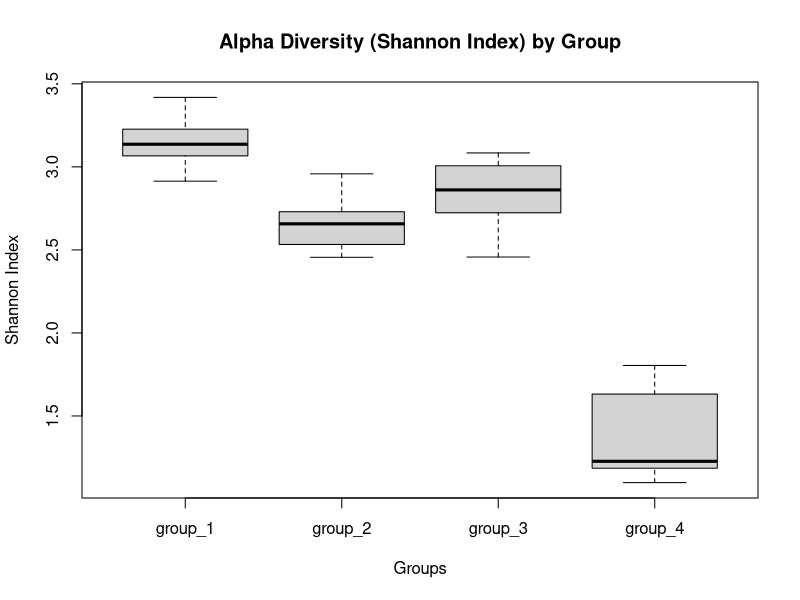
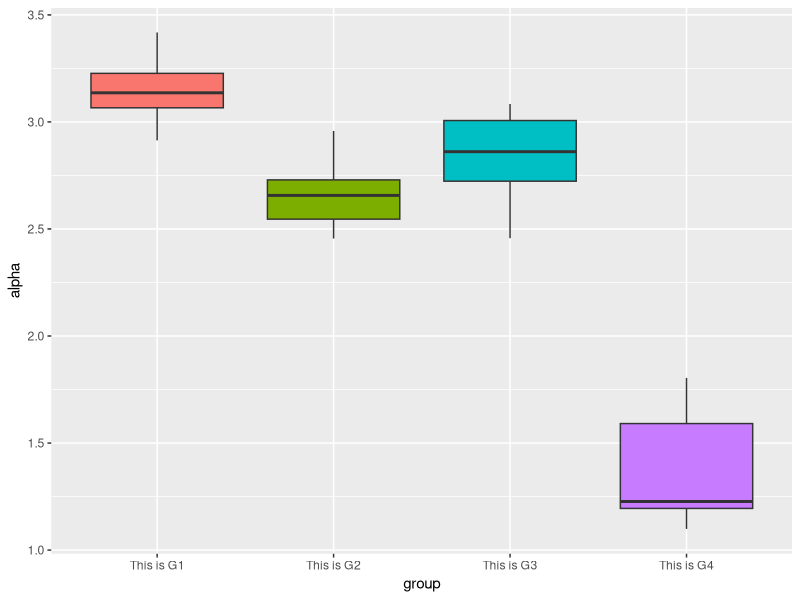
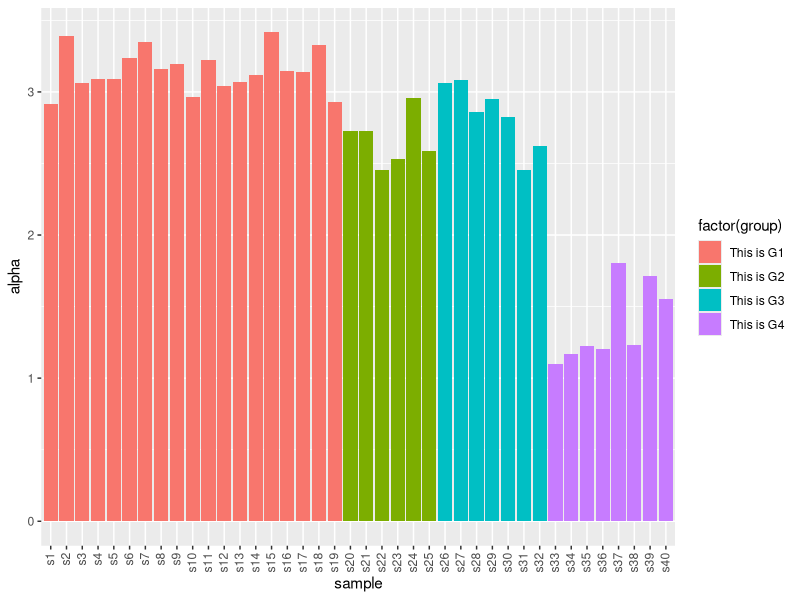
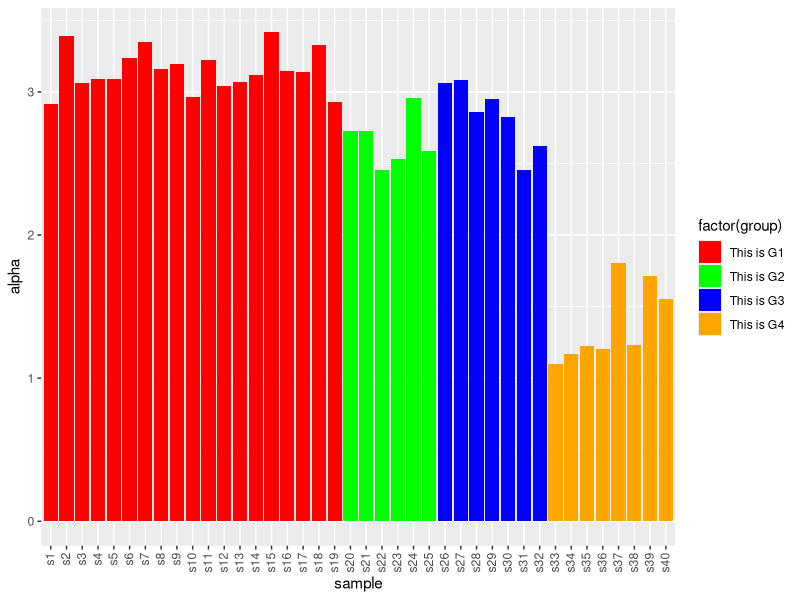
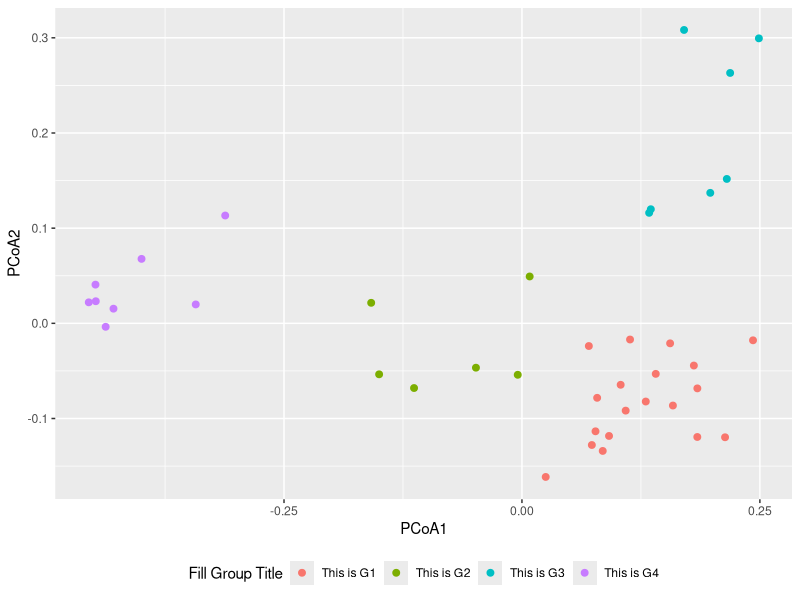

These figures' R source, in order:
# load needed libraries
library(vegan)
library(ggplot2)
library(reshape2)

########################
#setwd("path/to/data")

# load test data
species.table <- read.delim("microbiome_test_data_species.tsv", sep="\t", header=T, row.names = 1)
# get the groups from the first row, and covert it to a simple list (called a vector)
groups <- as.vector(unlist(species.table[1,]))

# remove the first row to get the table and convert to a matrix
# remove row 1
tmp.matrix <- species.table[-1,]
# Convert data to numberic types
species.counts <- apply(as.matrix.noquote(tmp.matrix),2,as.numeric)
# reset the correct column and row names
rownames(species.counts) <- rownames(tmp.matrix)
colnames(species.counts) <- colnames(tmp.matrix)

# optional filtering
species.filtered <- species.counts
species.filtered[species.filtered < 2000 ] <- 0
# remove zero rows
rsums <- rowSums(species.filtered)
species.filtered <- species.filtered[-(which(rsums == 0)),]
species.counts <- species.filtered

# calculate relative abundance (vegan's decostand). This transposes the data.
species.relab <- decostand(t(species.counts), "total")


#################
# Alpha Diversity
#################
alpha.diversity <- diversity(species.relab, "shannon")
alpha.div.table <- data.frame(sample=rownames(species.relab),
                              alpha=alpha.diversity,
                              group=groups)

# Normal R Boxplot alpha diversity by group
boxplot(alpha.diversity ~ groups,
        xlab="Groups",
        ylab="Shannon Index",
        main="Alpha Diversity (Shannon Index) by Group")

# ggplot2 boxplot for alpha diversity
ggplot(alpha.div.table,
       aes(x=group, y=alpha, fill=group)) +
  # set labels for the plot
  labs(list(title = "Alpha Diversity (Shannon Index) by Group",
            x = "Groups",
            y = "Shannon Index",
            fill="Fill Legend Title")) +
  # use a bar plot
  geom_boxplot() +
  # Manually set colors here
  scale_fill_discrete(breaks = c("group_1", "group_2", "group_3", "group_4"),
                      labels = c("This is G1", "This is G2", "This is G3", "This is G4")) +
  # Manaully edit X axis labels
  scale_x_discrete(breaks = c("group_1", "group_2", "group_3", "group_4"),
                   labels = c("This is G1", "This is G2", "This is G3", "This is G4")) +
  # Rotate the x-axis sample labels, center the plot title
  theme(plot.title = element_text(hjust = 0.5),
        legend.position="none") # hide legend, legend is not necessary for this plot

# change sample order
# ggplot2 will order samples base on their order in the 'levels' of a 'factor'
# This command sets the order of sample to be the same as their normal order
alpha.div.table <- within(alpha.div.table,
                          sample <- factor(sample, 
                                    levels=sample))

# Plot alpha diversity for each sample
ggplot(alpha.div.table,
       aes(x=sample, y=alpha)) +
  # set labels for the plot
  labs(list(title = "Alpha Diversity (Shannon Index) by Group",
            x = "Samples",
            y = "Shannon Index",
            fill="Fill Legend Title")) +
  # use a bar plot
  geom_bar(aes(x=sample, fill=factor(group)), stat="identity") +
  # set the group name labels, replace these with your group labels.
  scale_fill_discrete(breaks = c("group_1", "group_2", "group_3", "group_4"),
                     labels = c("This is G1", "This is G2", "This is G3", "This is G4")) +
  # Rotate the x-axis sample labels, center the plot title
  theme(axis.text.x = element_text(angle = 90, hjust=1, vjust=0.40),
        plot.title = element_text(hjust = 0.5))

# Plot alpha diversity for each sample, with manually set colors.
ggplot(alpha.div.table,
       aes(x=sample, y=alpha)) +
  # set labels for the plot
  labs(list(title = "Alpha Diversity (Shannon Index) by Group",
            x = "Samples",
            y = "Shannon Index",
            fill="Fill Legend Title")) +
  # use a bar plot
  geom_bar(aes(x=sample, fill=factor(group)), stat="identity") +
  # Manually set colors here, replace breaks with your group labels.
  scale_fill_manual(values = c("red", "green", "blue", "orange"),
                    breaks = c("group_1", "group_2", "group_3", "group_4"),
                    labels = c("This is G1", "This is G2", "This is G3", "This is G4")) +
  # Rotate the x-axis sample labels, center the plot title
  theme(axis.text.x = element_text(angle = 90, hjust=1, vjust=0.40),
        plot.title = element_text(hjust = 0.5))


###############################
# Beta diversity and ordination
###############################
# calculate the Bray-Curtis distance (beta-diversity), using vegandist
bray.distance <- vegdist(species.relab, "bray")
# calculate the mutlidimentional scaling (mds) associated with Bray-Curtis distance
mds.bray <- cmdscale(bray.distance, 3, eig=TRUE)

# Plot or PCoA for Bray-Curtis beta-diversity
# create a data.frame for the PCoA data that ggplot2 will like
df = data.frame(PCoA1=mds.bray$points[,1], PCoA2=mds.bray$points[,2], group=groups)
ggplot(data=df, 
       aes(x=PCoA1,
           y=PCoA2,
           color=group)) + 
  geom_point(size=2) +
  labs(list(title = "PCoA of Relative abundance (Bray-Curtis Distance)",
            x = "PCo1",
            y = "PCo2")) +
  scale_color_discrete(name="Fill Group Title",
                       breaks = c("group_1", "group_2", "group_3", "group_4"),
                      labels = c("This is G1", "This is G2", "This is G3", "This is G4")) +
  theme(legend.position = 'bottom', plot.title = element_text(hjust = 0.5))

# PERMANOVA, Test for location effects (mean) of the groups (adonis function in vegan)
permanova.mod <- adonis(bray.distance ~ groups, perm=20000)
print(permanova.mod)

# Test for differences in dispersion effects (variance)
dispersion.mod <- betadisper(bray.distance, groups)
anova(dispersion.mod)

















